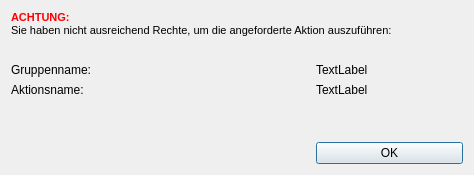
<?xml version="1.0" encoding="UTF-8"?>
<ui version="4.0">
 <class>TcpPermissionErrorWindow</class>
 <widget class="QDialog" name="TcpPermissionErrorWindow">
  <property name="geometry">
   <rect>
    <x>0</x>
    <y>0</y>
    <width>474</width>
    <height>175</height>
   </rect>
  </property>
  <property name="windowTitle">
   <string>TCP Berechtigungsfehler</string>
  </property>
  <layout class="QGridLayout" name="gridLayout">
   <item row="0" column="0" colspan="3">
    <widget class="QLabel" name="label">
     <property name="text">
      <string>&lt;!DOCTYPE HTML PUBLIC &quot;-//W3C//DTD HTML 4.0//EN&quot; &quot;http://www.w3.org/TR/REC-html40/strict.dtd&quot;&gt;
&lt;html&gt;&lt;head&gt;&lt;meta name=&quot;qrichtext&quot; content=&quot;1&quot; /&gt;&lt;style type=&quot;text/css&quot;&gt;
p, li { white-space: pre-wrap; }
&lt;/style&gt;&lt;/head&gt;&lt;body style=&quot; font-family:'MS Shell Dlg 2'; font-size:8pt; font-weight:400; font-style:normal;&quot;&gt;
&lt;p style=&quot; margin-top:0px; margin-bottom:0px; margin-left:0px; margin-right:0px; -qt-block-indent:0; text-indent:0px;&quot;&gt;&lt;span style=&quot; font-weight:600; color:#ff0000;&quot;&gt;ACHTUNG:&lt;/span&gt;&lt;/p&gt;
&lt;p style=&quot; margin-top:0px; margin-bottom:0px; margin-left:0px; margin-right:0px; -qt-block-indent:0; text-indent:0px;&quot;&gt;Sie haben nicht ausreichend Rechte, um die angeforderte Aktion auszuführen:&lt;/p&gt;&lt;/body&gt;&lt;/html&gt;</string>
     </property>
     <property name="wordWrap">
      <bool>true</bool>
     </property>
    </widget>
   </item>
   <item row="1" column="0">
    <spacer name="verticalSpacer_3">
     <property name="orientation">
      <enum>Qt::Vertical</enum>
     </property>
     <property name="sizeType">
      <enum>QSizePolicy::Fixed</enum>
     </property>
     <property name="sizeHint" stdset="0">
      <size>
       <width>145</width>
       <height>20</height>
      </size>
     </property>
    </spacer>
   </item>
   <item row="2" column="0" colspan="2">
    <widget class="QLabel" name="label_2">
     <property name="text">
      <string>Gruppenname:</string>
     </property>
    </widget>
   </item>
   <item row="2" column="2">
    <widget class="QLabel" name="labelGroupName">
     <property name="text">
      <string>TextLabel</string>
     </property>
    </widget>
   </item>
   <item row="3" column="0" colspan="2">
    <widget class="QLabel" name="label_3">
     <property name="text">
      <string>Aktionsname:</string>
     </property>
    </widget>
   </item>
   <item row="3" column="2">
    <widget class="QLabel" name="labelActionName">
     <property name="text">
      <string>TextLabel</string>
     </property>
    </widget>
   </item>
   <item row="4" column="0">
    <spacer name="verticalSpacer_2">
     <property name="orientation">
      <enum>Qt::Vertical</enum>
     </property>
     <property name="sizeType">
      <enum>QSizePolicy::Fixed</enum>
     </property>
     <property name="sizeHint" stdset="0">
      <size>
       <width>145</width>
       <height>20</height>
      </size>
     </property>
    </spacer>
   </item>
   <item row="5" column="0">
    <spacer name="verticalSpacer">
     <property name="orientation">
      <enum>Qt::Vertical</enum>
     </property>
     <property name="sizeHint" stdset="0">
      <size>
       <width>145</width>
       <height>0</height>
      </size>
     </property>
    </spacer>
   </item>
   <item row="6" column="2">
    <widget class="QPushButton" name="pushOk">
     <property name="text">
      <string>OK</string>
     </property>
    </widget>
   </item>
  </layout>
 </widget>
 <resources/>
 <connections/>
</ui>
